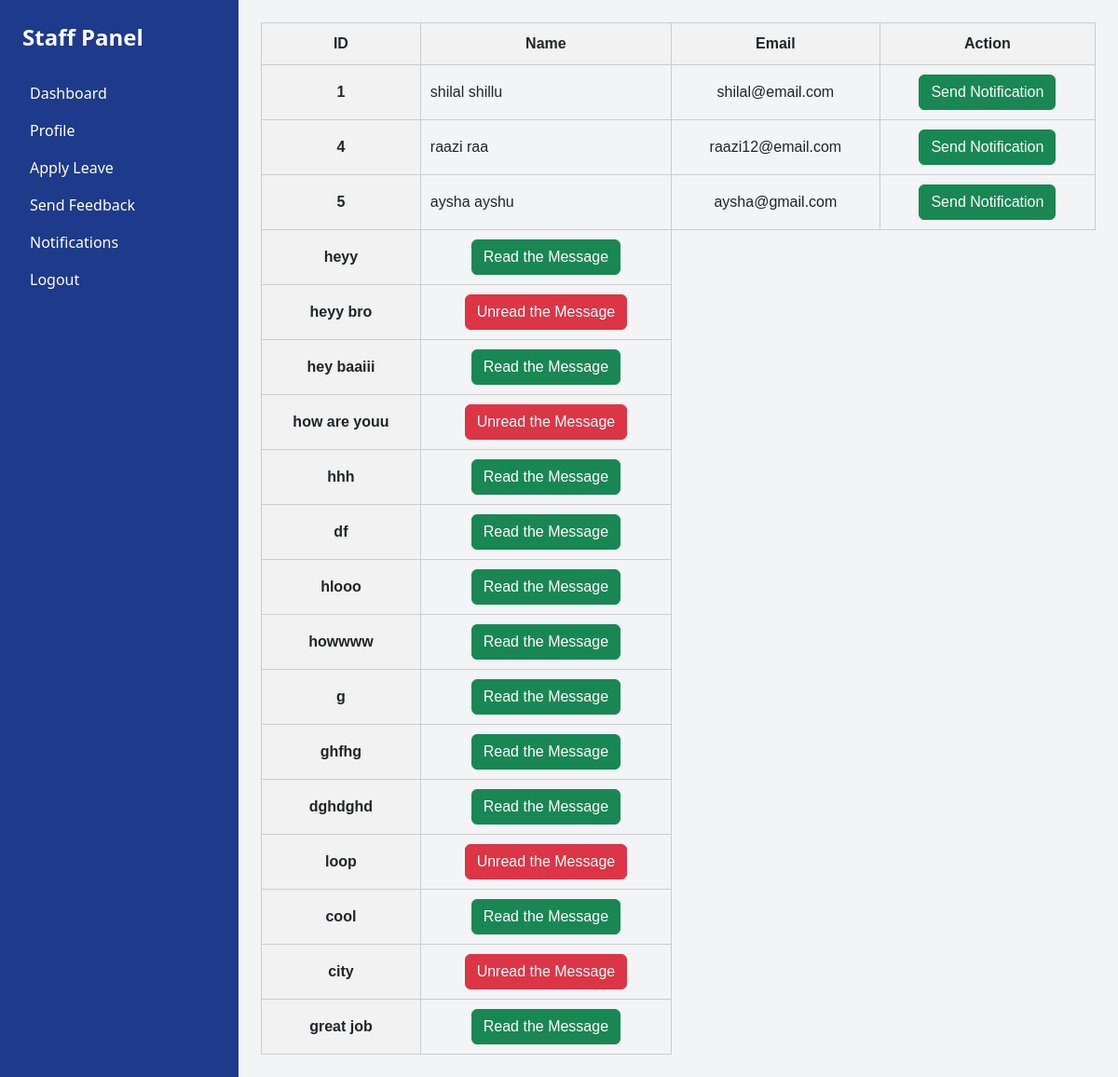
Screenshot of /send_staff_notifications/ with the database file from the repository.
### app/models.py (models this page shows, shortened)
class Staff(models.Model):
    admin = models.OneToOneField(CustomUser,on_delete=models.CASCADE)
    address = models.TextField(max_length=100)
    gender = models.CharField(max_length=100)

class CustomUser(AbstractUser):
    USER = (
        (1, 'HOD'),
        (2, 'STAFF')
    )
    user_type = models.CharField(choices=USER, max_length=50, default=1)
    profile_pic = models.ImageField(upload_to='media/profile_pic')

class Staff_Notifications(models.Model):
   staff_id = models.ForeignKey(Staff,on_delete=models.CASCADE)
   message = models.TextField()
   created_at = models.DateTimeField(auto_now_add=True)
   status  = models.IntegerField(null=True,default=0)

### app/views.py (the view)
# urls.py: path('send_staff_notifications/', views.send_staff_notifications, name='send_staff_notifications'),
def send_staff_notifications(request):
    staff = Staff.objects.all()
    see_notification = Staff_Notifications.objects.all()
    context = {
        'staff':staff,
        'see_notification': see_notification,
    }
    return render(request,'send_staff_notifications.html', context)

### templates/send_staff_notifications.html (shortened to what this page needs)
{% extends 'dashboard.html' %}
{% block content %}
  <table>
    <thead>
      <tr>
        <th>ID</th>
        <th>Name</th>
        <th>Email</th>
        <th>Action</th>
      </tr>
    </thead>
    <tbody>
      {% for i in staff %}
        <tr>
          <th scope="row">{{ i.id }}</th>
          <td>
            <div class="d-flex align-items-center">
              <span>{{ i.admin.first_name }} {{ i.admin.last_name }}</span>
            </div>
          </td>
          <td>{{ i.admin.email }}</td>
          <td>
            <button class="btn btn-success openModalBtn2" data-modal-id="myModal2-{{ forloop.counter }}">Send Notification</button>
          </td>
        </tr>
      {% endfor %}
    {% for i in see_notification %}
   <tr>
       <th scope="row">{{i.message}}</th>
       {% if i.status == 0 %}
       <td><button class="btn btn-danger">Unread the Message</button></td>
       {% else %}
       <td><button class="btn btn-success">Read the Message</button></td>
       {% endif %}
   </tr>
{% endfor %}
    </tbody>
  </table>
{% endblock %}

### templates/send_staff_notifications.html (style rules this page uses)
table { width: 100%; border-collapse: collapse; font-family: Arial, sans-serif; }
th, td { border: 1px solid #ccc; padding: 10px; text-align: center; }
th { background-color: #f2f2f2; }

### rows the page displays
Staff: id "1", admin.first_name "shilal", admin.last_name "shillu", admin.email "shilal@email.com"
Staff: id "4", admin.first_name "raazi", admin.last_name "raa", admin.email "raazi12@email.com"
Staff: id "5", admin.first_name "aysha", admin.last_name "ayshu", admin.email "aysha@gmail.com"
Staff_Notifications: message "heyy", status "Read the Message"
Staff_Notifications: message "heyy bro", status "Unread the Message"
Staff_Notifications: message "hey baaiii", status "Read the Message"
Staff_Notifications: message "how are youu", status "Unread the Message"
Staff_Notifications: message "hhh", status "Read the Message"
Staff_Notifications: message "df", status "Read the Message"
Staff_Notifications: message "hlooo", status "Read the Message"
Staff_Notifications: message "howwww", status "Read the Message"
Staff_Notifications: message "g", status "Read the Message"
Staff_Notifications: message "ghfhg", status "Read the Message"
Staff_Notifications: message "dghdghd", status "Read the Message"
Staff_Notifications: message "loop", status "Unread the Message"
Staff_Notifications: message "cool", status "Read the Message"
Staff_Notifications: message "city", status "Unread the Message"
Staff_Notifications: message "great job", status "Read the Message"
